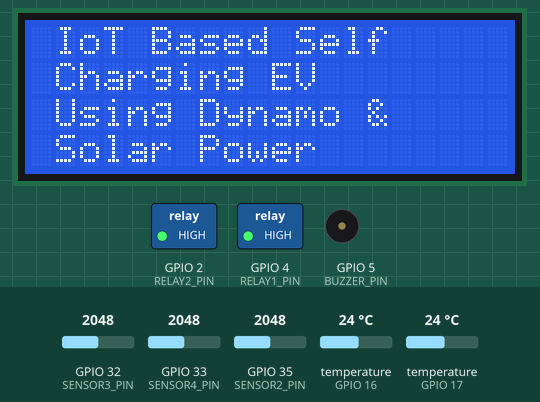
This sketch was run on a simulated ESP32. Parts: 20×4 character LCD, switched loads named in the sketch (green lamp = pin HIGH), buzzer (waves = sounding, pin HIGH). The inputs (shaded band) are chosen by the test bench; at power-on: GPIO 35 (SENSOR2_PIN) = 2048, GPIO 32 (SENSOR3_PIN) = 2048, GPIO 33 (SENSOR4_PIN) = 2048, temperature (sensors on GPIO 16, GPIO 17) 24 °C. WiFi joins after 1.5 s; servers stay silent unless stated.

Above: at 2.9 s.
7.4 s: GPIO 35 (SENSOR2_PIN) set to 1690
At 12.7 s:
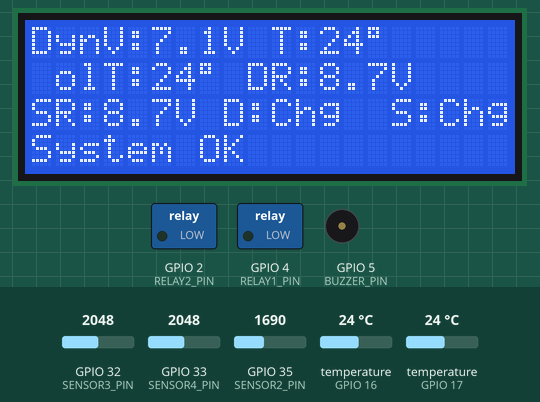
13.8 s: GPIO 35 (SENSOR2_PIN) set to 1609
At 19.3 s:
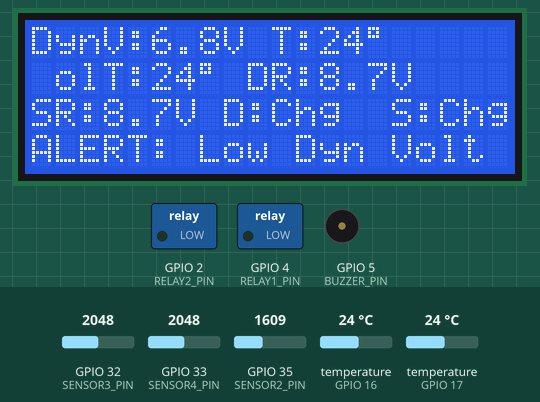
24.2 s: GPIO 32 (SENSOR3_PIN) set to 3042
At 30.2 s:
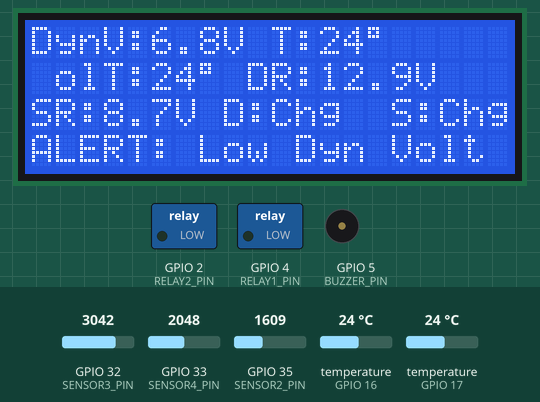
34.6 s: GPIO 32 (SENSOR3_PIN) set to 3152
At 41.2 s:
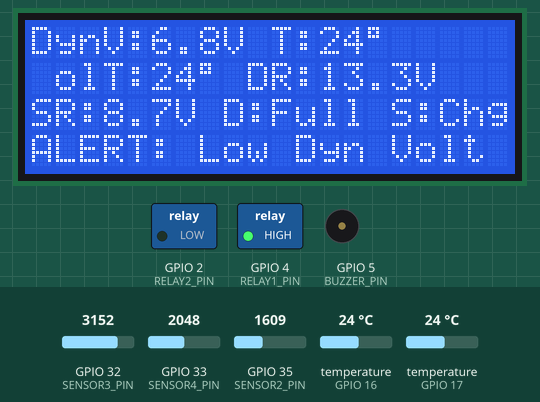
45.0 s: GPIO 33 (SENSOR4_PIN) set to 2327
At 52.2 s:
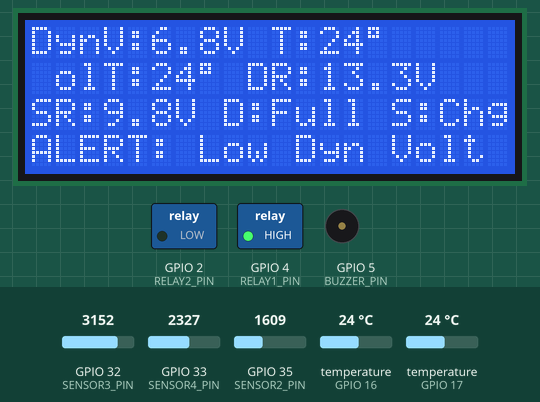
55.4 s: GPIO 33 (SENSOR4_PIN) set to 2417
At 63.2 s:
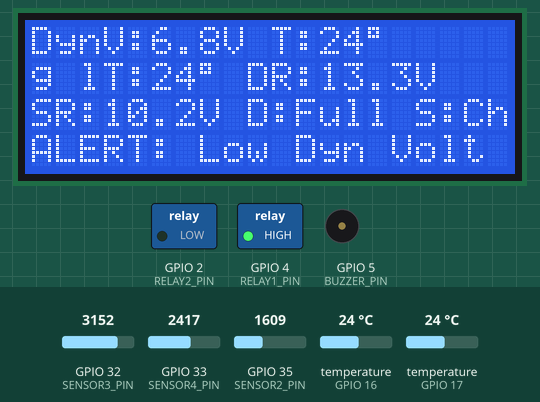
Timing chart, 0 to 64.3 s (numbered marks = the images above; inputs shaded):
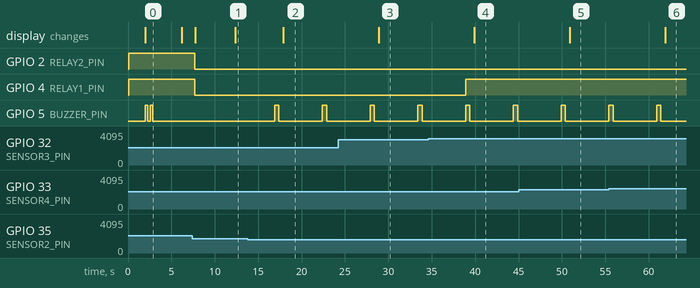

Measured:
- the behaviour switches between 1657 and 1656 on GPIO 35 (SENSOR2_PIN) (found by bisection; images 1 and 2)
- the behaviour switches between 3077 and 3078 on GPIO 32 (SENSOR3_PIN) (found by bisection; images 3 and 4)
- the behaviour switches between 2355 and 2356 on GPIO 33 (SENSOR4_PIN) (found by bisection; images 5 and 6)
- after the input at 7.4 s, the display: first differs from a run without the input after 5.0 s (image 1)
- after the input at 13.8 s, GPIO 5 (BUZZER_PIN): alternates HIGH for 0.50 s and LOW for 5.0 s, starting after 3.1 s; the display: changes after 4.1 s (image 2)
- after the input at 24.2 s, the display: changes after 4.7 s (image 3)
- after the input at 34.6 s, GPIO 4 (RELAY1_PIN): LOW → HIGH after 4.3 s; the display: changes after 5.3 s (image 4)
- after the input at 45.0 s, the display: changes after 5.9 s (image 5)
- after the input at 55.4 s, the display: changes after 6.5 s (image 6)

The sketch:

IoTBasedSelfchargingev.ino
```cpp
// -------- BLYNK CONFIG MUST BE ON TOP --------
#define BLYNK_TEMPLATE_ID "TMPL3DiknMaIT"
#define BLYNK_TEMPLATE_NAME "dynomoEV"
#define BLYNK_AUTH_TOKEN "9vALNkyZ5Gdj_i3Aa1DDDPWO3nhZQu3M"

// -------- Library Includes --------
#include <WiFi.h>
#include <BlynkSimpleEsp32.h>
#include <Wire.h>
#include <LiquidCrystal_I2C.h>
#include <OneWire.h>
#include <DallasTemperature.h>

// -------- WiFi Credentials --------
char ssid[] = "Major Project";
char pass[] = "Project@123";

// -------- LCD Setup --------
LiquidCrystal_I2C lcd(0x27, 20, 4);  // I2C address, 20 cols, 4 rows

// -------- Pin Definitions --------
#define SENSOR2_PIN 35  // Dynamo monitor
#define SENSOR3_PIN 32  // Dynamo relay
#define SENSOR4_PIN 33  // Solar relay

#define RELAY1_PIN 4
#define RELAY2_PIN 2
#define BUZZER_PIN 5

#define TEMP_SENSOR_DYN_PIN 16
#define TEMP_SENSOR_SOL_PIN 17

// -------- Sensor Objects --------
OneWire oneWireDyn(TEMP_SENSOR_DYN_PIN);
OneWire oneWireSol(TEMP_SENSOR_SOL_PIN);
DallasTemperature dynTempSensor(&oneWireDyn);
DallasTemperature solTempSensor(&oneWireSol);

// -------- Calibration & Thresholds --------
const float maxSensorVoltage = 25.0;
const float correctionFactor = 0.6920;
const float lowVoltageWarning = 7.0;
const float thresholdRelay1 = 13.0;
const float thresholdRelay2 = 13.0;

// -------- Global Variables --------
float dynTemp = 0.0;
float solTemp = 0.0;

void setup() {
  Serial.begin(115200);
  Wire.begin(21, 18);
  lcd.init();
  lcd.backlight();

  pinMode(RELAY1_PIN, OUTPUT);
  pinMode(RELAY2_PIN, OUTPUT);
  pinMode(BUZZER_PIN, OUTPUT);

  digitalWrite(RELAY1_PIN, HIGH);
  digitalWrite(RELAY2_PIN, HIGH);
  digitalWrite(BUZZER_PIN, LOW);

  dynTempSensor.begin();
  solTempSensor.begin();

  Blynk.begin(BLYNK_AUTH_TOKEN, ssid, pass);

  // -------- Startup Project Title --------
  lcd.setCursor(0, 0);
  lcd.print(" IoT Based Self ");
  lcd.setCursor(0, 1);
  lcd.print(" Charging EV     ");
  lcd.setCursor(0, 2);
  lcd.print(" Using Dynamo &  ");
  lcd.setCursor(0, 3);
  lcd.print(" Solar Power     ");
  beepPattern(300, 300, 2);
  delay(3000);
  lcd.clear();
}

void loop() {
  Blynk.run();

  // -------- Read Voltages --------
  float v2 = readVoltage(SENSOR2_PIN); // Dynamo monitor
  float v3 = readVoltage(SENSOR3_PIN); // Dynamo relay
  float v4 = readVoltage(SENSOR4_PIN); // Solar relay

  // -------- Read Temperatures --------
  dynTempSensor.requestTemperatures();
  solTempSensor.requestTemperatures();
  dynTemp = dynTempSensor.getTempCByIndex(0);
  solTemp = solTempSensor.getTempCByIndex(0);

  // -------- Send to Blynk --------
  Blynk.virtualWrite(V1, v2);
  Blynk.virtualWrite(V2, v3);
  Blynk.virtualWrite(V3, v4);
  Blynk.virtualWrite(V4, dynTemp);
  Blynk.virtualWrite(V5, solTemp);

  // -------- Relay Control --------
  if (v3 >= thresholdRelay1) digitalWrite(RELAY1_PIN, HIGH);
  else digitalWrite(RELAY1_PIN, LOW);

  if (v4 >= thresholdRelay2) digitalWrite(RELAY2_PIN, HIGH);
  else digitalWrite(RELAY2_PIN, LOW);

  // -------- Low Voltage Alert --------
  bool lowVolt = false;
  if (v2 < lowVoltageWarning) {
    Blynk.logEvent("low_voltage_alert", "Dynamo V LOW");
    beepPattern(500, 400, 1);
    lowVolt = true;
  }

  // -------- LCD OUTPUT (Single Screen) --------
  lcd.clear();

  lcd.setCursor(0, 0);
  lcd.print("DynV:");
  lcd.print(v2, 1);
  lcd.print("V ");
  lcd.print("T:");
  lcd.print(dynTemp, 0);
  lcd.print((char)223);  // Degree symbol

  lcd.setCursor(0, 1);
  lcd.print("SolT:");
  lcd.print(solTemp, 0);
  lcd.print((char)223);
  lcd.print(" DR:");
  lcd.print(v3, 1);
  lcd.print("V");

  lcd.setCursor(0, 2);
  lcd.print("SR:");
  lcd.print(v4, 1);
  lcd.print("V ");

  if (v3 >= thresholdRelay1) lcd.print("D:Full");
  else lcd.print("D:Chg ");

  if (v4 >= thresholdRelay2) lcd.print(" S:Full");
  else lcd.print(" S:Chg ");

  lcd.setCursor(0, 3);
  if (lowVolt) {
    lcd.print("ALERT: Low Dyn Volt ");
  } else {
    lcd.print("System OK           ");
  }

  delay(3000); // Update every 3 seconds
}

// -------- Read Voltage Sensor --------
float readVoltage(int pin) {
  int adc = analogRead(pin);
  return (adc / 4095.0) * maxSensorVoltage * correctionFactor;
}

// -------- Buzzer Pattern --------
void beepPattern(int onTime, int offTime, int count) {
  for (int i = 0; i < count; i++) {
    digitalWrite(BUZZER_PIN, HIGH);
    delay(onTime);
    digitalWrite(BUZZER_PIN, LOW);
    delay(offTime);
  }
}
```
